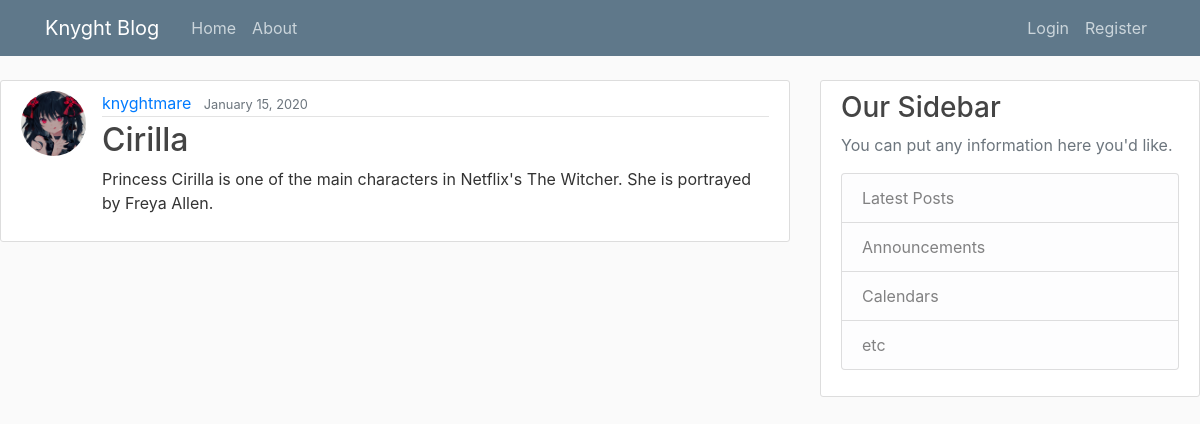
Screenshot of /post/7/ with the database file from the repository.
### blog/models.py (models this page shows, shortened)
class Post(models.Model):
    title = models.CharField(max_length=100)
    content = models.TextField()
    date_posted = models.DateTimeField(default=timezone.now)
    author = models.ForeignKey(User, on_delete=models.CASCADE)

### users/models.py (models this page shows, shortened)
class Profile(models.Model):
    user = models.OneToOneField(User, on_delete=models.CASCADE)
    image = models.ImageField(default='default.jpg', upload_to='profile_pics')

### blog/views.py (the view)
# urls.py: path('post/<int:pk>/', PostDetailView.as_view(), name='post-detail'),
class PostDetailView(DetailView):
    model = Post

### blog/templates/blog/post_detail.html (shortened to what this page needs)
{% extends "blog/base.html" %}
{% block content %}
  <article class="media content-section">
    <img class="rounded-circle article-img" src="{{ object.author.profile.image.url }}">
    <div class="media-body">
      <div class="article-metadata">
        <a class="mr-2" href="{% url 'user-posts' object.author.username %}">{{ object.author }}</a>
        <small class="text-muted">{{ object.date_posted|date:"F d, Y" }}</small>
      </div>
      <h2 class="article-title">{{ object.title }}</h2>
      <p class="article-content">{{ object.content }}</p>
    </div>
  </article>
{% endblock content %}

### blog/static/blog/main.css (style rules this page uses)
body { background: #fafafa; color: #333333; margin-top: 5rem; }
h1, h2, h3, h4, h5, h6 { color: #444444; }
.content-section { background: #ffffff; padding: 10px 20px; border: 1px solid #dddddd; border-radius: 3px; margin-bottom: 20px; }
.article-title { color: #444444; }
.article-content { white-space: pre-line; }
.article-img { height: 65px; width: 65px; margin-right: 16px; }
.article-metadata { padding-bottom: 1px; margin-bottom: 4px; border-bottom: 1px solid #e3e3e3 }

### rows the page displays
Post: author.profile.image (picture), author "knyghtmare", date_posted "January 15, 2020", title "Cirilla", content "Princess Cirilla is one of the main characters in Netflix's The Witcher. She is portrayed by Freya Allen."
